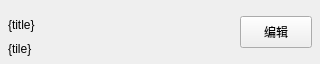
<?xml version="1.0" encoding="UTF-8"?>
<ui version="4.0">
 <class>ReminderItem</class>
 <widget class="QWidget" name="ReminderItem">
  <property name="geometry">
   <rect>
    <x>0</x>
    <y>0</y>
    <width>320</width>
    <height>64</height>
   </rect>
  </property>
  <property name="minimumSize">
   <size>
    <width>310</width>
    <height>64</height>
   </size>
  </property>
  <property name="maximumSize">
   <size>
    <width>430</width>
    <height>64</height>
   </size>
  </property>
  <layout class="QHBoxLayout" name="horizontalLayout">
   <property name="leftMargin">
    <number>8</number>
   </property>
   <property name="topMargin">
    <number>2</number>
   </property>
   <property name="rightMargin">
    <number>8</number>
   </property>
   <property name="bottomMargin">
    <number>2</number>
   </property>
   <item>
    <layout class="QVBoxLayout" name="verticalLayout">
     <property name="spacing">
      <number>0</number>
     </property>
     <item>
      <widget class="QLabel" name="titleLabel">
       <property name="minimumSize">
        <size>
         <width>0</width>
         <height>32</height>
        </size>
       </property>
       <property name="maximumSize">
        <size>
         <width>16777215</width>
         <height>24</height>
        </size>
       </property>
       <property name="text">
        <string>{title}</string>
       </property>
      </widget>
     </item>
     <item>
      <widget class="QLabel" name="timeLabel">
       <property name="minimumSize">
        <size>
         <width>0</width>
         <height>18</height>
        </size>
       </property>
       <property name="maximumSize">
        <size>
         <width>16777215</width>
         <height>18</height>
        </size>
       </property>
       <property name="text">
        <string>{tile}</string>
       </property>
      </widget>
     </item>
    </layout>
   </item>
   <item>
    <widget class="QPushButton" name="editBtn">
     <property name="sizePolicy">
      <sizepolicy hsizetype="Preferred" vsizetype="Fixed">
       <horstretch>0</horstretch>
       <verstretch>0</verstretch>
      </sizepolicy>
     </property>
     <property name="minimumSize">
      <size>
       <width>64</width>
       <height>32</height>
      </size>
     </property>
     <property name="maximumSize">
      <size>
       <width>72</width>
       <height>32</height>
      </size>
     </property>
     <property name="text">
      <string>编辑</string>
     </property>
    </widget>
   </item>
  </layout>
 </widget>
 <resources/>
 <connections>
  <connection>
   <sender>editBtn</sender>
   <signal>clicked()</signal>
   <receiver>ReminderItem</receiver>
   <slot>toEdit()</slot>
   <hints>
    <hint type="sourcelabel">
     <x>292</x>
     <y>25</y>
    </hint>
    <hint type="destinationlabel">
     <x>301</x>
     <y>47</y>
    </hint>
   </hints>
  </connection>
 </connections>
 <slots>
  <slot>toEdit()</slot>
 </slots>
</ui>
